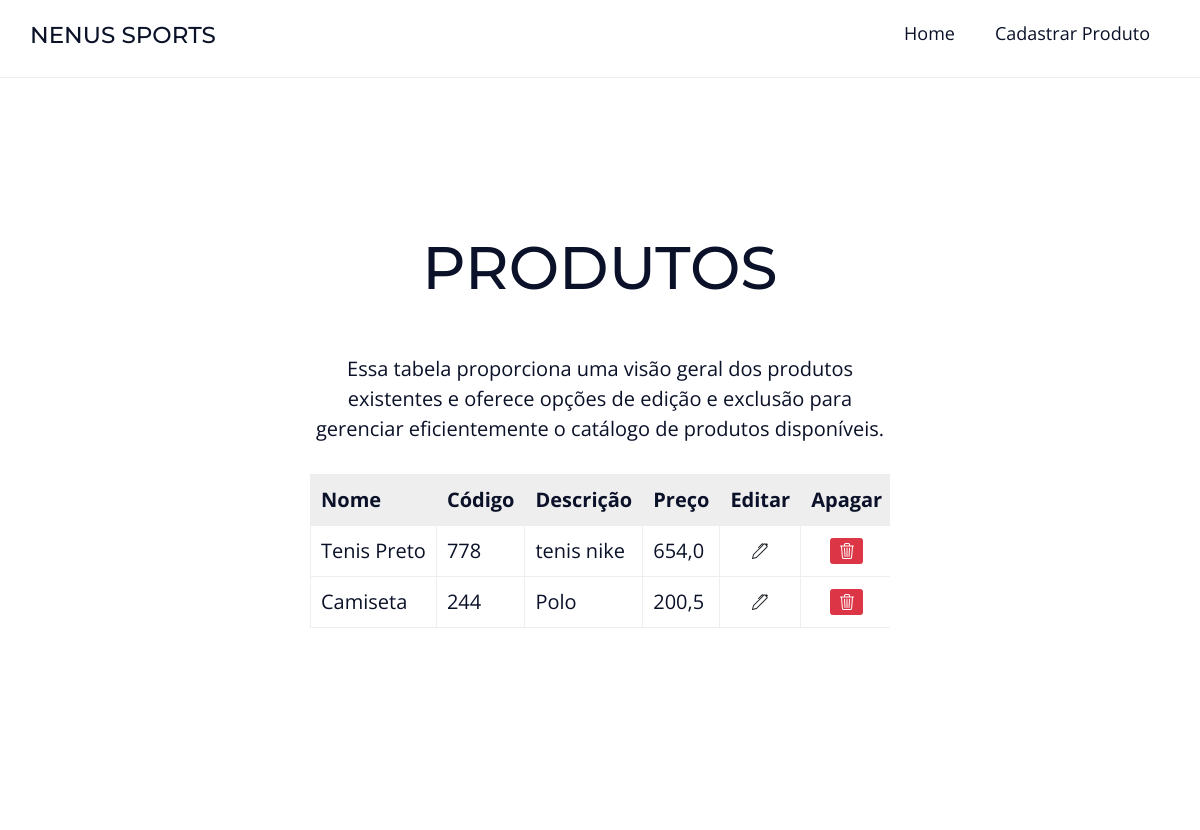
Before: / with the older database file.
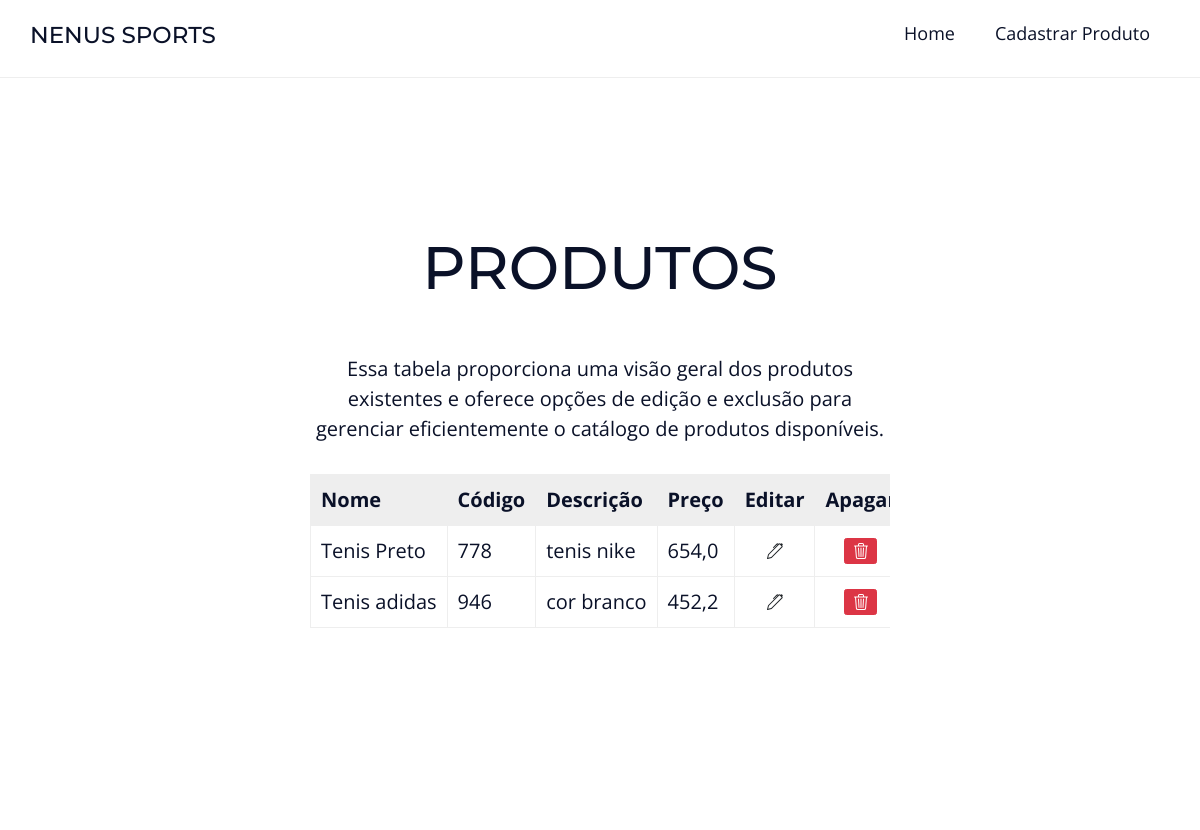
After: the same page with the newer database file.
### estoque/models.py (models this page shows)
class Produto(models.Model):
    nome = models.CharField(max_length=100)
    codigo_produto = models.CharField(max_length=100)
    descricao = models.TextField()
    preco = models.FloatField()
    status = models.BooleanField(default=True)

### estoque/views.py (the view)
# urls.py: path('', views.index, name='index'),
def index(request):
    produtos = models.Produto.objects.filter(status=True)
    return render(request, 'estoque/index.html', {'produtos': produtos})

### estoque/templates/estoque/index.html (shortened to what this page needs)
{% extends 'global/base.html' %}
{% load static %}
{% block 'head' %}
    <link href="{% static 'estoque/css/style.css' %}" rel="stylesheet">
{% endblock 'head' %}
{% block 'conteudo' %}
<section id="contact" class="intro main-bg section">
    <section id="pricing" class="white-bg section">
        <div class="main-content top3-content">
          <h2>Produtos</h2>
          <p>Essa tabela proporciona uma visão geral dos produtos existentes e oferece opções de edição e exclusão para gerenciar eficientemente o catálogo de produtos disponíveis.
          </p>
          <div class="responsive-table">
            <table>
              <thead>
                <tr>
                  <th>Nome</th>
                  <th>Código</th>
                  <th>Descrição</th>
                  <th>Preço</th>
                  <th>Editar</th>
                  <th>Apagar</th>
                </tr>
              </thead>
              <tbody>
                {% for produto in produtos %}
                    <tr>
                        <td>{{ produto.nome }}</td>
                        <td>{{ produto.codigo_produto }}</td>
                        <td>{{ produto.descricao }}</td>
                        <td>{{ produto.preco }}</td>
                        <td>
                            <form action="{% url 'estoque:update_produto' %}" method="POST">
                                <div class="d-flex justify-content-center mt-10">
                                    <button type="submit" class="btn bg-white"></button>
                                </div>
                            </form>
                        </td>
                        <td>
                            <form action="{% url 'estoque:delete_produto' %}" method="POST">
                                <div class="d-flex justify-content-center mt-10">
                                    <button type="submit" class="btn btn-danger"></button>
                                </div>
                            </form>
                        </td>
                    </tr>
                {% endfor %}
              </tbody>
            </table>
          </div>
        </div>
      </section>
{% endblock 'conteudo' %}

### base/global/base.html (shortened to what this page needs)
{% load static %}
<!DOCTYPE html>
<html lang="pt-BR">
<head>
    <link href="https://cdn.jsdelivr.net/npm/bootstrap@5.0.2/dist/css/bootstrap.min.css" rel="stylesheet">
    <link href="{% static 'global/css/style.css' %}" rel="stylesheet">
    {% block 'head' %} {% endblock 'head' %}
</head>
<body>
    <aside class="menu white-bg">
      <div class="main-content menu-content">
        <h1 onclick="getElementById('close-menu').checked = false;"><a href="{% url "estoque:index" %}">Nenus Sports</a></h1>
        <nav>
          <ul onclick="getElementById('close-menu').checked = false;">
            <li><a href="{% url "estoque:index" %}">Home</a></li>
            <li><a href="{% url "estoque:cadastrar_produto" %}">Cadastrar Produto</a></li>
          </ul>
        </nav>
      </div>
    </aside>
    {% block 'conteudo' %} {% endblock 'conteudo' %}
</body>
</html>

### base/static/global/css/style.css (style rules this page uses)
:root { --primary-color: #0A1128; --white-color: #fff; --light-gray-color: #EEE; --secondary-color: crimson; --gap: 3rem; }
* { margin: 0; padding: 0; box-sizing: border-box; }
html { font-size: 62.5%; scroll-behavior: smooth; }
body { font-family: 'Open Sans', sans-serif; font-size: 2rem; color: var(--primary-color); line-height: 1.5; }
h1, h2, h3, h4, h5, h6 { font-family: 'Montserrat', sans-serif; }
h1 { font-size: 6rem; text-transform: uppercase; }
h2 { font-size: 6rem; margin-bottom: 5rem; text-transform: uppercase; line-height: 1.2; }
a { text-decoration: none; }
p { margin-bottom: 3rem; }
.responsive-table { overflow: hidden; overflow-x: hidden; }
table { min-width: 360px; width: 100%; border-collapse: collapse; }
table td, table th { white-space: nowrap; padding: 1rem; text-align: left; border: 0.1rem solid var(--light-gray-color) }
tfoot td, table th { background: var(--light-gray-color); }
.main-bg { background-image: url('../img/main-bg.svg'); background-size: cover; background-position: center center; color: var(--white-color) }
.white-bg { background: var(--white-color); color: var(--primary-color); }
.main-content { max-width: 120rem; margin: 0 auto; padding: 10rem var(--gap); }
.section { min-height: 100vh; }
.menu { background: var(--white-color); position: fixed; z-index: 1; top: 0; left: 0; right: 0; width: 100%; border-bottom: 0.1rem solid var(--light-gray-color); }
.menu-content { display: flex; justify-content: space-between; align-items: center; padding-top: 0; padding-bottom: 0; }
.menu h1 { font-size: 2.3rem; color: var(--primary-color); }
.menu h1 a { color: inherit; }
.menu ul { list-style: none; display: flex; }
.menu ul li a { display: block; padding: 2rem; font-size: 1.8rem; color: var(--primary-color); position: relative; }
.menu ul li a::after { content: ''; position: absolute; bottom: 1rem; left: 50%; width: 0; height: 0.2rem; background: var(--secondary-color); transition: all 300ms ease-in-out; }

### estoque/static/estoque/css/style.css (style rules this page uses)
.top3-content { max-width: 64rem; display: flex; flex-flow: column nowrap; justify-content: center; min-height: 100vh; text-align: center; }

Changed rows visible on the page:
no longer on this page (row edited): Produto: nome "Camiseta", codigo_produto "244", descricao "Polo", preco "200,5"
added Produto: nome "Tenis adidas", codigo_produto "946", descricao "cor branco", preco "452,2"
